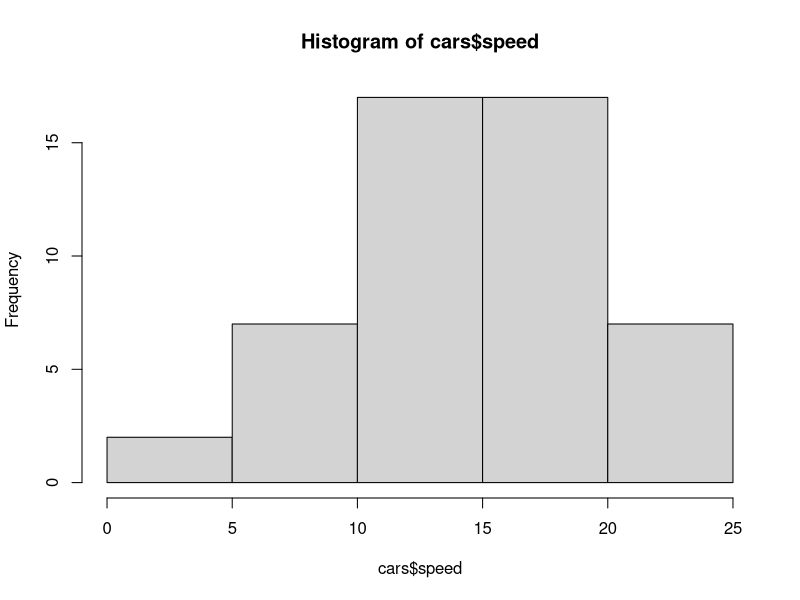
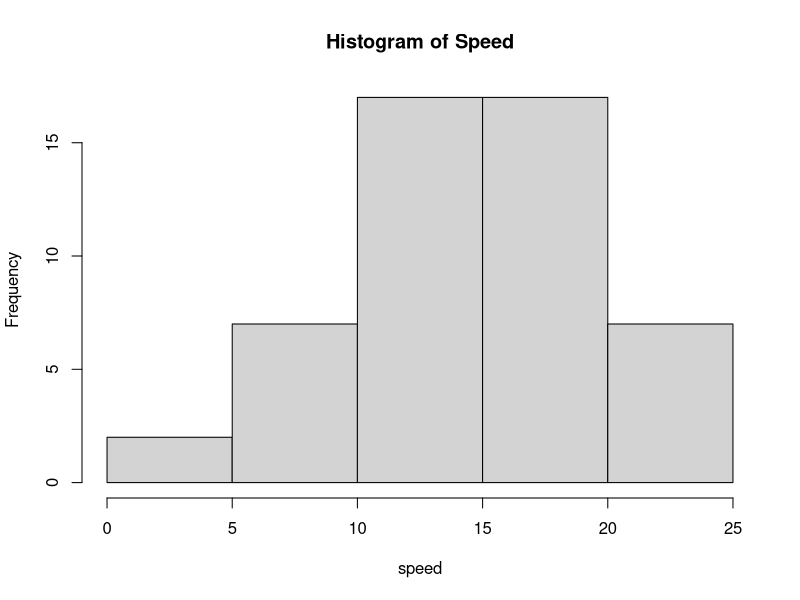
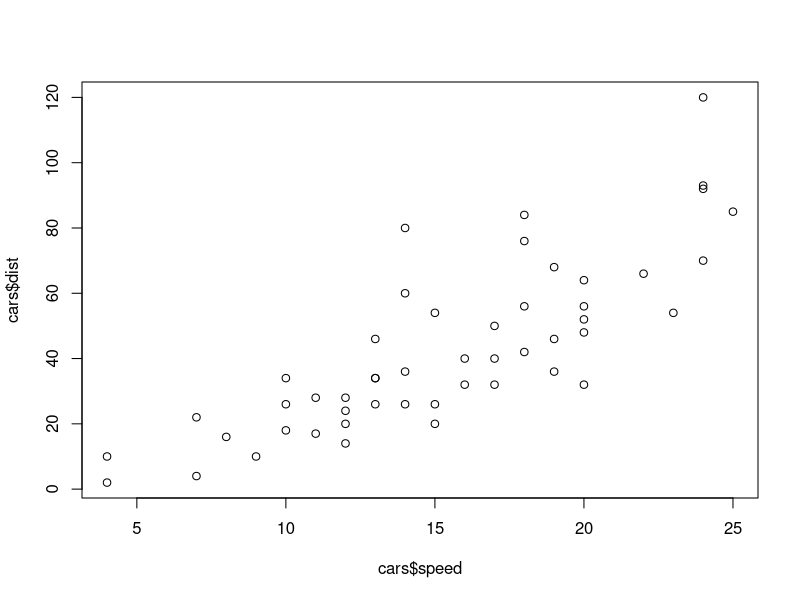

Recreate these plots in R, in order.
## ---- chunk 1

head(cars)
summary(cars) # get all the information like mean, median from here

## ---- chunk 2
hist(cars$speed)
## ---- chunk 3


hist(cars$speed, xlab = "speed", main = "Histogram of Speed")



## ---- chunk 4
cor(cars$speed,cars$dist)

## ---- chunk 5

cor(cars$speed,cars$dist)

## ---- chunk 6

plot(cars$speed,cars$dist)
?plot

